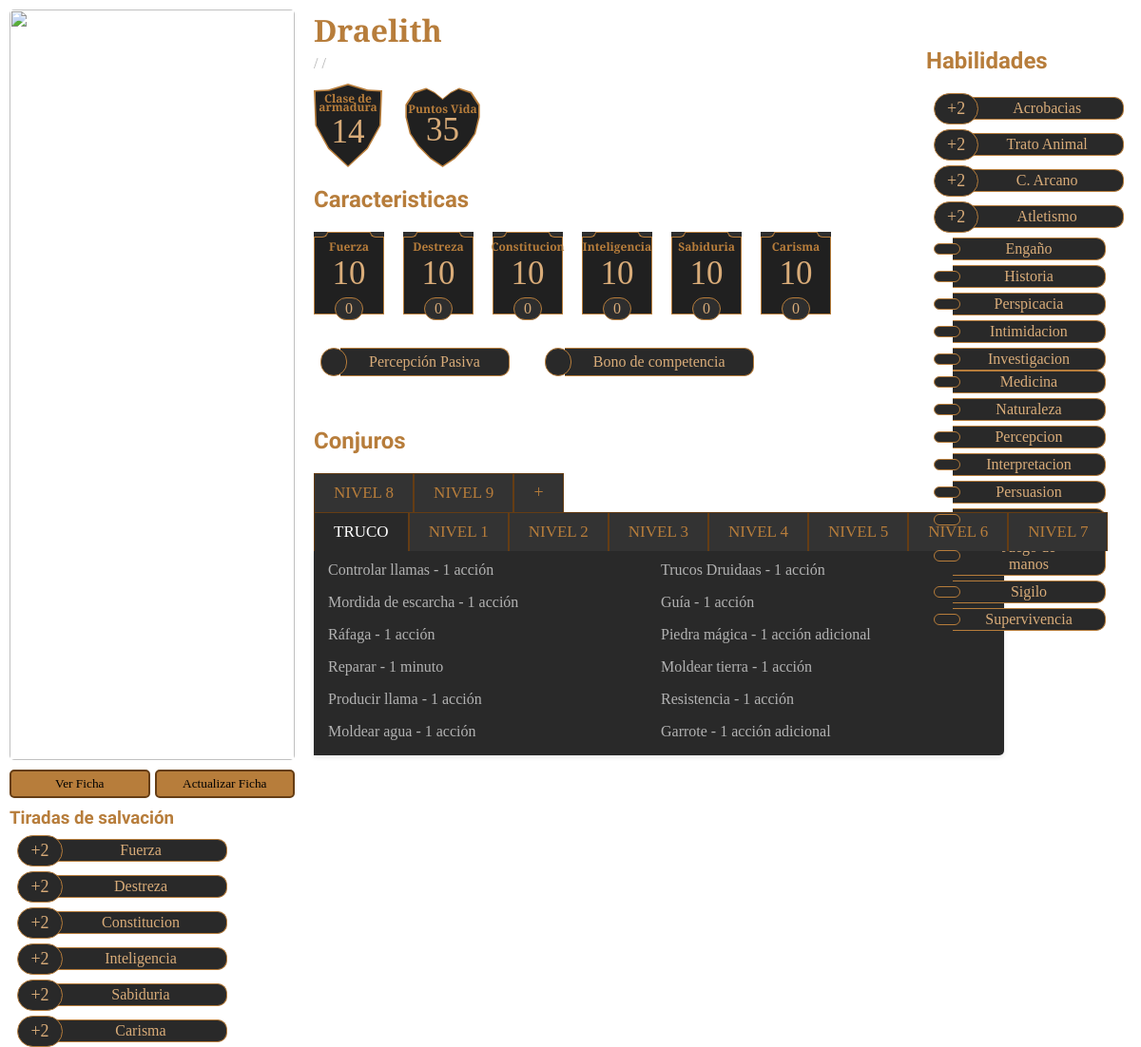
The app's page /sections/personaje.php?id=1 with its own data.
### tables this page shows
CREATE TABLE `chars` (
  `id_char` int(11) NOT NULL,
  `id_user` int(3) NOT NULL,
  `name` varchar(50) NOT NULL,
  `raza` varchar(255) NOT NULL,
  `nivel` int(2) NOT NULL,
  `clase` varchar(255) NOT NULL,
  `pdf_path` varchar(255) NOT NULL,
  `image_path` varchar(255) NOT NULL,
  `full_body_image_path` varchar(255) NOT NULL
);

CREATE TABLE `conjuros` (
  `id_spell` int(4) NOT NULL,
  `name` varchar(255) NOT NULL,
  `descr` text NOT NULL,
  `duracion` varchar(255) NOT NULL,
  `concentracion` varchar(255) NOT NULL,
  `casteo` varchar(255) NOT NULL,
  `level` varchar(255) NOT NULL,
  `rango` varchar(255) NOT NULL,
  `clases` varchar(500) NOT NULL,
  `escuela` varchar(255) NOT NULL
);

### classes/DbConnector.php (called while the page is built, shortened)
<?php
class DbConector {
    private $db = "";
    private static $instance;
    public static function singleton()
    {
        if (!isset(self::$instance)) {
            self::$instance = new self();
        }
        return self::$instance;
    }
    private function __construct() {
        $this->db = new PDO($this::DB_DATA, $this::USERNAME, $this::PASSWD);
    }
    public function getChar($id_char) {
        try {
            $consulta = $this->db->prepare("SELECT * FROM chars where id_char = :char_id");
            $consulta->bindParam(":char_id", $id_char, PDO::PARAM_INT);
            $results = $consulta->execute();
            $data = $consulta->fetch();
            return $data;
        } catch (PDOException $e) {
            echo $e->getMessage();
        }
    }
    public function getSpellsIds($id_char) {
        try {
            $consulta = $this->db->prepare("SELECT spells FROM spellset where id_char = :char_id");
            $consulta->bindParam(":char_id", $id_char, PDO::PARAM_INT);
            $results = $consulta->execute();
            $data = $consulta->fetch();
            if (isset($data["spells"])) {
                return $data["spells"];
            } else {
                return "";
            }
        } catch (PDOException $e) {
            echo $e->getMessage();
        }
    }
    public function getSpells($ids, $diffOrder = null) {
        try {
            if ($ids != null) {
                if ($diffOrder == null) {
                    $consulta = $this->db->prepare("SELECT * FROM conjuros where id_spell in ($ids) ORDER BY `conjuros`.`level` ASC");
                } else {
                    $consulta = $this->db->prepare("SELECT * FROM conjuros where id_spell in ($ids)  ORDER BY
                CASE
                    WHEN level = 'Truco' THEN 0
                    WHEN level = 'Nivel 1' THEN 1
                    WHEN level = 'Nivel 2' THEN 2
                    WHEN level = 'Nivel 3' THEN 3
                    WHEN level = 'Nivel 4' THEN 4
                    WHEN level = 'Nivel 5' THEN 5
                    WHEN level = 'Nivel 6' THEN 6
                    WHEN level = 'Nivel 7' THEN 7
                    WHEN level = 'Nivel 8' THEN 8
                    WHEN level = 'Nivel 9' THEN 9
                    ELSE 10
                END");
                }
            } else {
                return [];
            }
            $results = $consulta->execute();
            $data = $consulta->fetchAll();
            return $data;
        } catch (PDOException $e) {
            echo $e->getMessage();
        }
    }
}

### sections/personaje.php (the view, shortened to what this page needs)
<?php
require_once("../classes/DbConnector.php");
$db = DbConector::singleton();
if (isset($_GET["id"])) {
    $charId = $_GET["id"];
    $charData = $db->getChar($charId);
    $spellsIds = str_replace('"', '',$db->getSpellsIds($charId));
    $charSpells = $db->getSpells($spellsIds, "yes");
}
if (isset($charSpells) && $charSpells != null) {
    foreach ($charSpells as $spell) {
        $grouped[$spell['level']][] = $spell;
    }
}
?>
<link rel="stylesheet" href="../styles/index.css">
<link rel="stylesheet" href="../styles/char.css">
<div id="charDiv">
    <div>
        <img src="../resources/chars/draelith_cuerpo_completo.png" id="fullBodyImg" alt="">
        <div id="sheetButtons">
            <button id="showPdfButton">Ver Ficha</button>
            <button id="showPdfButton">Actualizar Ficha</button>
        </div>
        <div id="stContainer">
            <h3>Tiradas de salvación</h3>
            <div class="stDiv">
                <span class="stValue"  id="ST-Strength">+2</span>
                <span class="stInfo">Fuerza</span>
            </div>
            <div class="stDiv">
                <span class="stValue"  id="ST-Dexterity">+2</span>
                <span class="stInfo">Destreza</span>
            </div>
            <div class="stDiv">
                <span class="stValue"  id="ST-Constitution">+2</span>
                <span class="stInfo">Constitucion</span>
            </div>
            <div class="stDiv">
                <span class="stValue"  id="ST-Intelligence">+2</span>
                <span class="stInfo">Inteligencia</span>
            </div>
            <div class="stDiv">
                <span class="stValue"  id="ST-Wisdom">+2</span>
                <span class="stInfo">Sabiduria</span>
            </div>
            <div class="stDiv">
                <span class="stValue"  id="ST-Charisma">+2</span>
                <span class="stInfo">Carisma</span>
            </div>
        </div>
    </div>
    <div class="charInfo">
        <div id="topContent">
            <div>
                <div class="headerDisplay">
                    <div>
                        <h1><?=$charData["name"]?></h1>
                        <span id="charSubTitle">
                            <span id="Race"></span> / <span id="ClassLevel"></span> / <span id="Background"></span>
                        </span>
                    </div>
                    <div class="HPACDiv">
                        <div class="armorStat">
                            <div>
                                <h3>Clase de armadura</h3>
                                <span class="stat" id="AC">14</span>
                            </div>
                        </div>
                        <div class="healthStat">
                            <div>
                                <h3>Puntos Vida</h3>
                                <span class="stat" id="HPMax">35</span>
                            </div>
                        </div>
                    </div>
                </div>
                <h2>Caracteristicas</h2>
                <div class="charStats">
                    <div class="charStatContainer">
                        <div class="decorator">
                            <div class="textHidden leftCorner">a</div>
                            <div class="textHidden center">a</div>
                            <div class="textHidden rightCorner">a</div>
                        </div>
                        <div class="charStat">
                            <h3>Fuerza</h3>
                            <span class="stat" id="STR">10</span>
                            <span class="modifier" id="STRmod">0</span>
                        </div>
                    </div>
                    <div class="charStatContainer">
                        <div class="decorator">
                            <div class="textHidden leftCorner">a</div>
                            <div class="textHidden center">a</div>
                            <div class="textHidden rightCorner">a</div>
                        </div>
                        <div class="charStat">
                            <h3>Destreza</h3>
                            <span class="stat" id="DEX">10</span>
                            <span class="modifier" id="DEXmod">0</span>
                        </div>
                    </div>
                    <div class="charStatContainer">
                        <div class="decorator">
                            <div class="textHidden leftCorner">a</div>
                            <div class="textHidden center">a</div>
                            <div class="textHidden rightCorner">a</div>
                        </div>
                        <div class="charStat">
                            <h3>Constitucion</h3>
                            <span class="stat" id="CON">10</span>
                            <span class="modifier" id="CONmod">0</span>
                        </div>
                    </div>
                    <div class="charStatContainer">
                        <div class="decorator">
                            <div class="textHidden leftCorner">a</div>
                            <div class="textHidden center">a</div>
                            <div class="textHidden rightCorner">a</div>
                        </div>
                        <div class="charStat">
                            <h3>Inteligencia</h3>
                            <span class="stat" id="INT">10</span>
                            <span class="modifier" id="INTmod">0</span>
                        </div>
                    </div>
                    <div class="charStatContainer">
                        <div class="decorator">
                            <div class="textHidden leftCorner">a</div>
                            <div class="textHidden center">a</div>
                            <div class="textHidden rightCorner">a</div>
                        </div>
                        <div class="charStat">
                            <h3>Sabiduria</h3>
                            <span class="stat" id="WIS">10</span>
                            <span class="modifier" id="WISmod">0</span>
                        </div>
                    </div>
                    <div class="charStatContainer">
                        <div class="decorator">
                            <div class="textHidden leftCorner">a</div>
                            <div class="textHidden center">a</div>
                            <div class="textHidden rightCorner">a</div>
                        </div>
                        <div class="charStat">
                            <h3>Carisma</h3>
                            <span class="stat" id="CHA">10</span>
                            <span class="modifier" id="CHamod">0</span>
                        </div>
                    </div>
                </div>
                <div class="additionalStats">
                    <div id="pPasContainer">
                        <span id="Passive"></span>
                        <span id="ppasInfo">Percepción Pasiva</span>
                    </div>
                    <div id="profContainer">
                        <span id="ProfBonus"></span>
                        <span id="profInfo">Bono de competencia</span>
                    </div>
                </div>
            </div>
            <div id="skillsDiv">
                <h2>Habilidades</h2>
                <div id="skillsContainer">
                    <div class="skillsContainerCol">
                        <div class="skillDiv">
                            <span class="stValue"  id="Acrobatics">+2</span>
                            <span class="stInfo">Acrobacias</span>
                        </div>
                        <div class="skillDiv">
                            <span class="stValue"  id="Animal">+2</span>
                            <span class="stInfo">Trato Animal</span>
                        </div>
                        <div class="skillDiv">
                            <span class="stValue"  id="Arcana">+2</span>
                            <span class="stInfo">C. Arcano</span>
                        </div>
                        <div class="skillDiv">
                            <span class="stValue"  id="Athletics">+2</span>
                            <span class="stInfo">Atletismo</span>
                        </div>
                        <div class="skillDiv">
                            <span class="stValue"  id="Deception"></span>
                            <span class="stInfo">Engaño</span>
                        </div>
                        <div class="skillDiv">
                            <span class="stValue"  id="History"></span>
                            <span class="stInfo">Historia</span>
                        </div>
                        <div class="skillDiv">
                            <span class="stValue"  id="Insight"></span>
                            <span class="stInfo">Perspicacia</span>
                        </div>
                        <div class="skillDiv">
                            <span class="stValue"  id="Intimidation"></span>
                            <span class="stInfo">Intimidacion</span>
                        </div>
                        <div class="skillDiv">
                            <span class="stValue"  id="Investigation"></span>
                            <span class="stInfo">Investigacion</span>
                        </div>
                    </div>
                    <div class="skillsContainerCol">
                        <div class="skillDiv">
                            <span class="stValue"  id="Medicine"></span>
                            <span class="stInfo">Medicina</span>
                        </div>
                        <div class="skillDiv">
                            <span class="stValue"  id="Nature"></span>
                            <span class="stInfo">Naturaleza</span>
                        </div>
                        <div class="skillDiv">
                            <span class="stValue"  id="Perception"></span>
                            <span class="stInfo">Percepcion</span>
                        </div>
                        <div class="skillDiv">
                            <span class="stValue"  id="Performance"></span>
                            <span class="stInfo">Interpretacion</span>
                        </div>
                        <div class="skillDiv">
                            <span class="stValue"  id="Persuasion"></span>
                            <span class="stInfo">Persuasion</span>
                        </div>
                        <div class="skillDiv">
                            <span class="stValue"  id="Religion"></span>
                            <span class="stInfo">Religion</span>
                        </div>
                        <div class="skillDiv">
                            <span class="stValue"  id="SleightofHand"></span>
                            <span class="stInfo">Juego de manos</span>
                        </div>
                        <div class="skillDiv">
                            <span class="stValue"  id="Stealth"></span>
                            <span class="stInfo">Sigilo</span>
                        </div>
                        <div class="skillDiv">
                            <span class="stValue"  id="Survival"></span>
                            <span class="stInfo">Supervivencia</span>
                        </div>
                    </div>
                </div>
            </div>
        </div>
        <h2>Conjuros</h2>
        <div class="tabs" id="tabs">
            <?php foreach ($grouped as $level => $spells): ?>
                <div class="tab" data-tab="level<?=$level?>">
                    <?= $level ?>
                </div>
            <?php endforeach; ?>
            <a href="allSpells.php?id_char=<?=$charId?>&classFilter=<?=strtolower($charData["clase"])?>" class="tab"  title="Añadir Conjuro">+</a>
        </div>
        <?php foreach ($grouped as $key => $group) { ?>
            <div class="spellList" id="level-<?=$key?>">
                <?php foreach ($group as $keySpell => $spell) { ?>
                    <a class="spellsInfo" href="spell.php?id_spell=<?=$spell["id_spell"]?>&prevPath=<?=$_SERVER['REQUEST_URI']?>"> <?=substr($spell["name"], 0, strpos($spell["name"],"("))?> - <?=$spell["casteo"]?></a>
                <?php } ?>
            </div>
        <?php } ?>
    </div>
</div>

### styles/index.css (style rules this page uses)
* { font-family: "EB Garamond", serif; }
h1 { font-family: "Cinzel", serif; }
h2, h3 { font-family: "Uncial Antiqua", system-ui; }

### records on screen
chars: name "Draelith"
conjuros: name "Controlar llamas", casteo "1 acción"
conjuros: name "Trucos Druidaas", casteo "1 acción"
conjuros: name "Mordida de escarcha", casteo "1 acción"
conjuros: name "Guía", casteo "1 acción"
conjuros: name "Ráfaga", casteo "1 acción"
conjuros: name "Piedra mágica", casteo "1 acción adicional"
conjuros: name "Reparar", casteo "1 minuto"
conjuros: name "Moldear tierra", casteo "1 acción"
conjuros: name "Producir llama", casteo "1 acción"
conjuros: name "Resistencia", casteo "1 acción"
conjuros: name "Moldear agua", casteo "1 acción"
conjuros: name "Garrote", casteo "1 acción adicional"

### other values on screen
$level "TRUCO"
$level "NIVEL 1"
$level "NIVEL 2"
$level "NIVEL 3"
$level "NIVEL 4"
$level "NIVEL 5"
$level "NIVEL 6"
$level "NIVEL 7"
$level "NIVEL 8"
$level "NIVEL 9"
